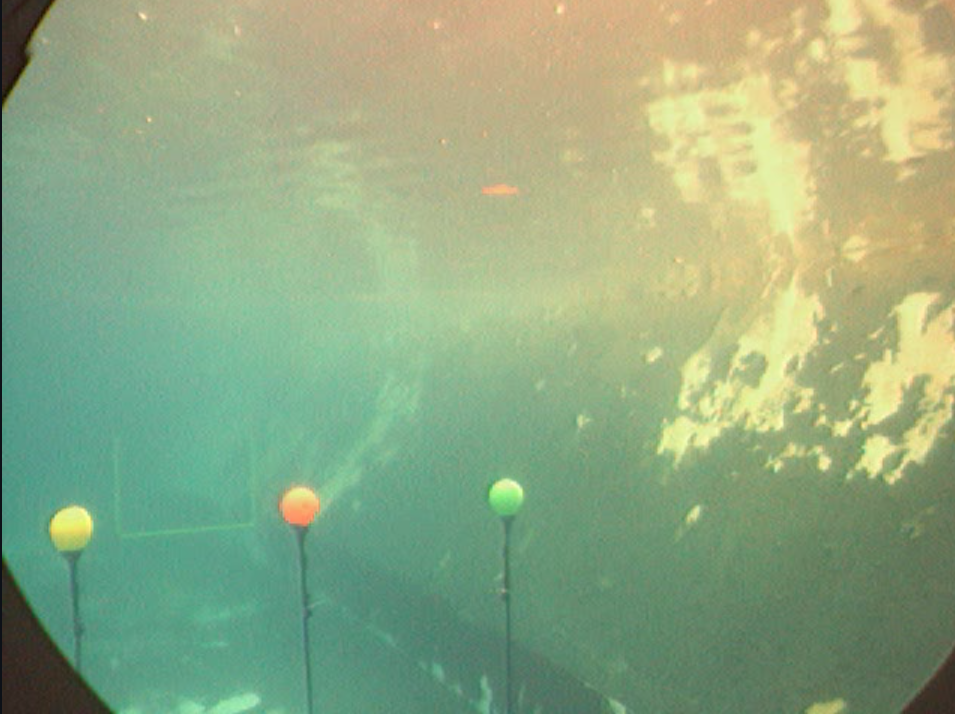
#> input picture SubjuGator/perception/subjugator_perception/nodes/test_images/buoys.png, 955 x 714 px
$ python red_buoy_detector.py
#> lines starting #> are read from the running program, lines starting #| are printed output that depends on the picture; after the words box and inside, x2 and y2 are one past the last pixel; in counts of white or black regions, pixels touching at a corner belong together
import cv2 as cv

# [8 lines of commented-out code are left out]


import cv2 as cv
import numpy as np

img = cv.imread("./test_images/buoys.png")
#> img is the input picture: shape (714, 955, 3); mean B, G, R 130.6, 169.2, 144.7
img = cv.resize(img, (960, 600))
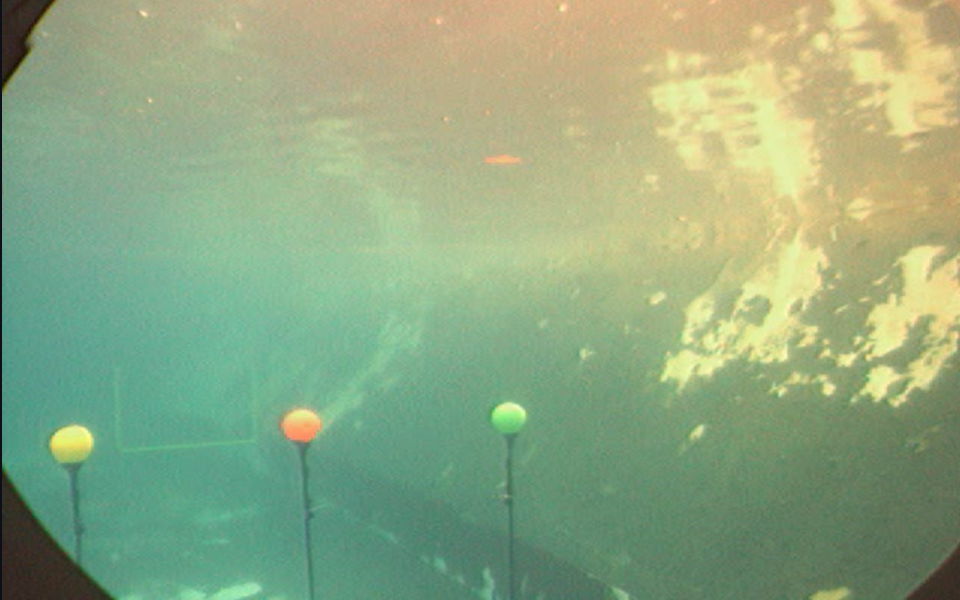
#> img: shape (600, 960, 3); mean B, G, R 130.5, 169.1, 144.6
mean = cv.mean(img)[0:3]
#> mean = (130.5, 169.1, 144.6)
average = np.full_like(img, (mean))
opposite = 255 - average
img_hsv = cv.cvtColor(img, cv.COLOR_BGR2HSV)
#> img_hsv: shape (600, 960, 3); mean H, S, V 50.8, 79.4, 173.4
opposite_hsv = cv.cvtColor(opposite, cv.COLOR_BGR2HSV)
#> opposite_hsv: shape (600, 960, 3); mean H, S, V 139, 80, 125
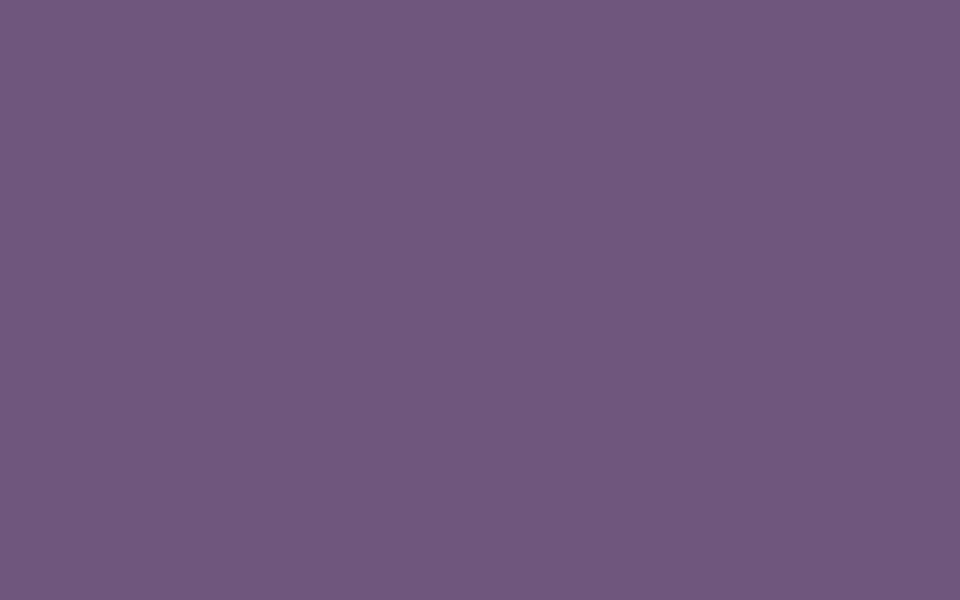
#> opposite: shape (600, 960, 3); mean of channels 0, 1, 2 125, 86, 111; drawn as B, G, R
img_hsv[:,:,0] = opposite_hsv[:,:,0]
#> img_hsv: shape (600, 960, 3); mean H, S, V 139, 79.4, 173.4
img_hsv[:,:,1] = opposite_hsv[:,:,1]
#> img_hsv: shape (600, 960, 3); mean H, S, V 139, 80, 173.4
img2 = cv.cvtColor(img_hsv, cv.COLOR_HSV2BGR)
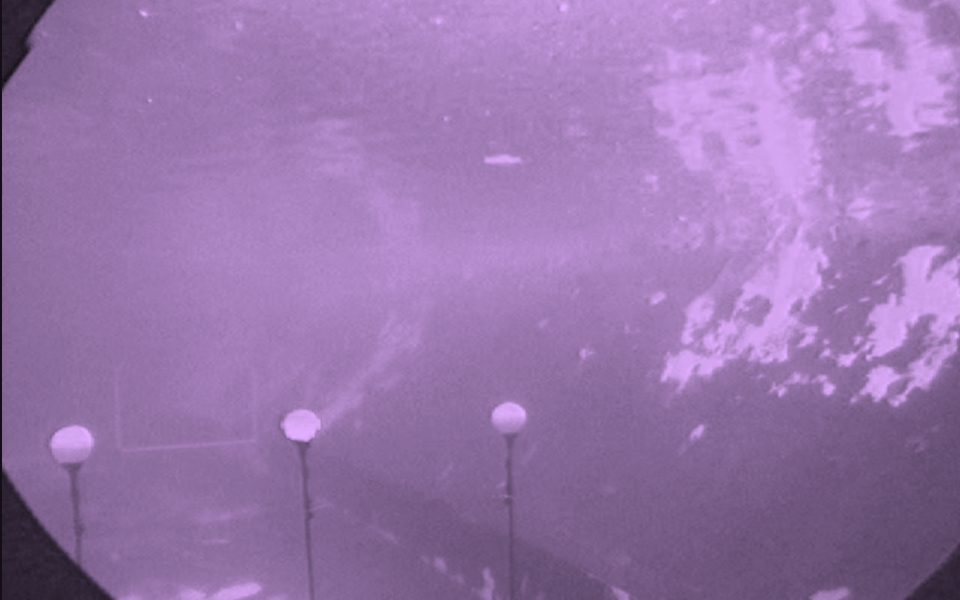
#> img2: shape (600, 960, 3); mean B, G, R 173.4, 118.5, 152.9
no_hue = cv.addWeighted(img2, 0.5, img, 0.5, 0)
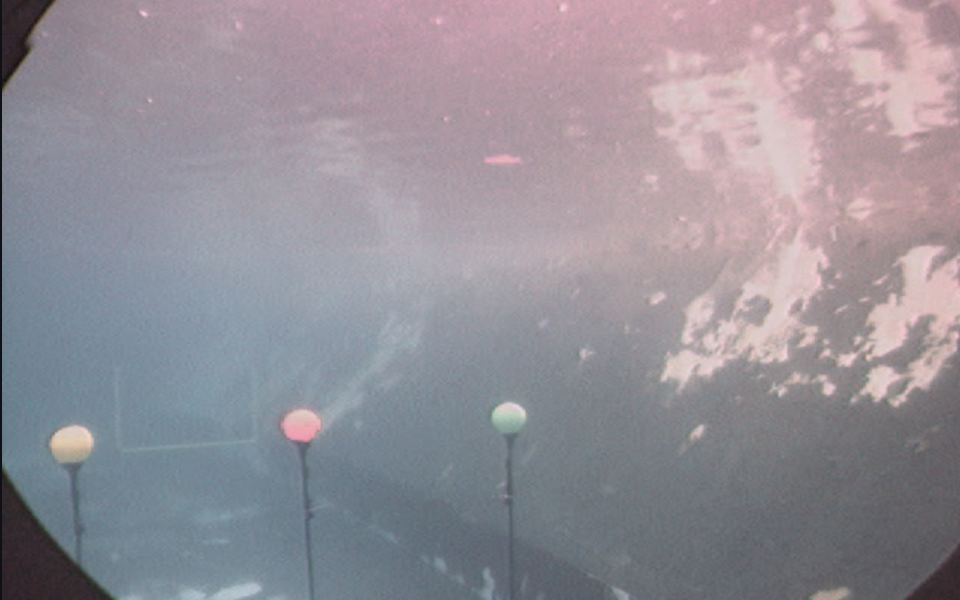
#> no_hue: shape (600, 960, 3); mean B, G, R 151.9, 143.8, 148.7

# blur and get edges from image with no hue
blur = cv.GaussianBlur(no_hue, (5, 5), 0)
edges = cv.Canny(blur, 70, 225)
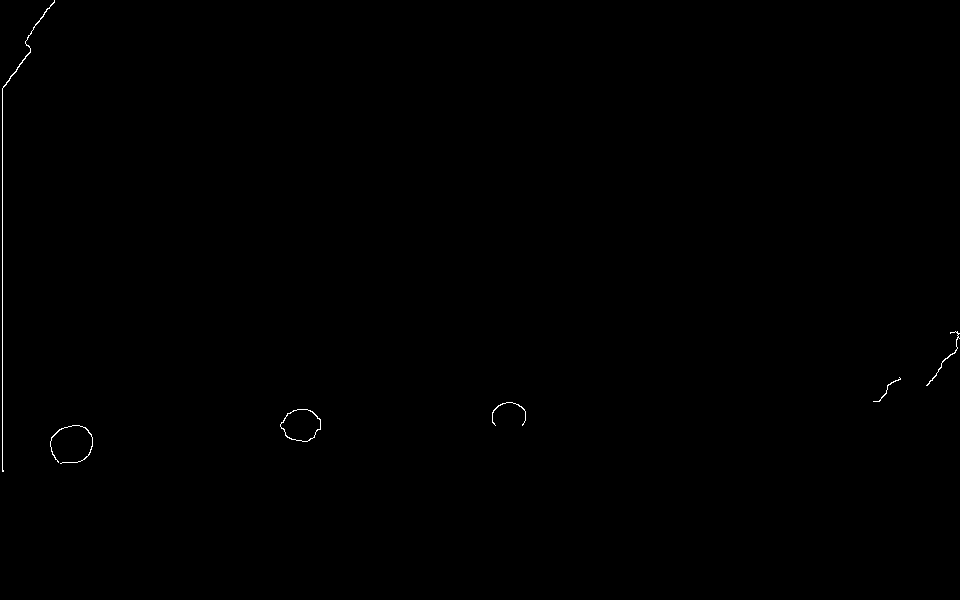
#> edges: shape (600, 960); 0.18% white in thin lines or dots, all inside (x1, y1, x2, y2) = (2, 0, 960, 472)

# detect circles, since there is only one buoy, we set minDist to 500 in order to prevent false circles
circles = cv.HoughCircles(edges, cv.HOUGH_GRADIENT, 1, 500, param1=100, param2=18, minRadius=5, maxRadius=500)
#> circles = [[73.5, 443.5, 19.9]]

# draw circles on result
if circles is not None:
    circles = np.round(circles[0, :]).astype("int")
#> circles = [[74, 444, 20]]

    for (x, y, r) in circles:
        cv.circle(img, (x, y), r, (0, 255, 0), 4)
#> this loop made 1 pass
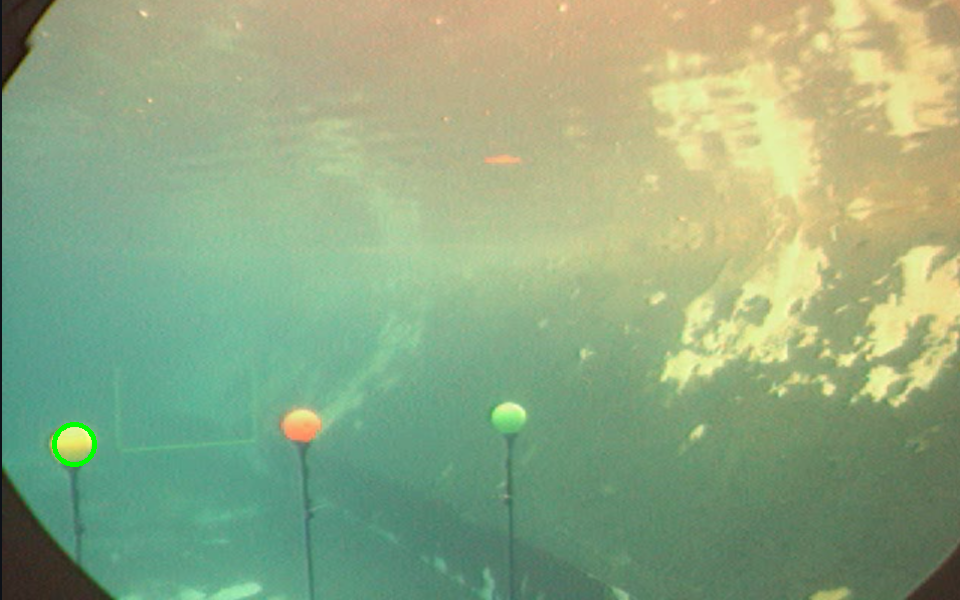
#> img: shape (600, 960, 3); 0.11% of pixels changed, all inside (x1, y1, x2, y2) = (52, 422, 97, 467)

cv.imshow('No hue', no_hue)
cv.imshow('Edges', edges)
cv.imshow('Result', img)
cv.waitKey(0)

$ run again, with SubjuGator/perception/subjugator_perception/nodes/test_images/ball1.png copied over SubjuGator/perception/subjugator_perception/nodes/test_images/buoys.png
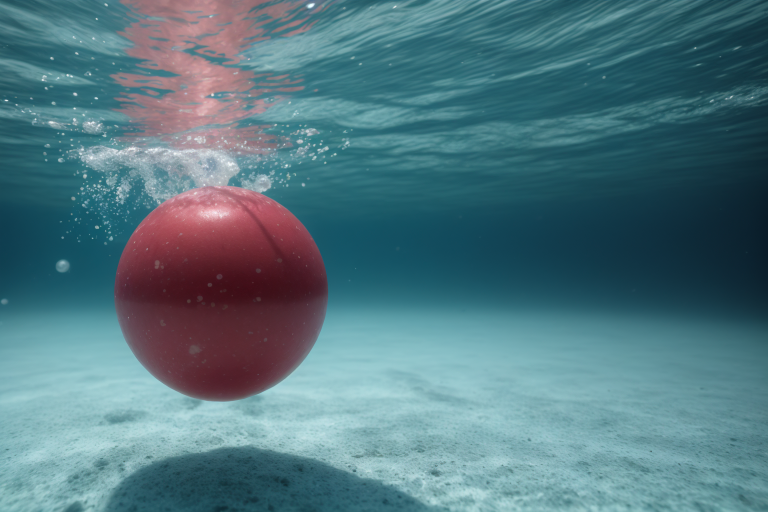
#> input picture SubjuGator/perception/subjugator_perception/nodes/test_images/ball1.png, 1536 x 1024 px (shown at 1/2 size)
#> img is the input picture: shape (1024, 1536, 3); mean B, G, R 128.2, 118.9, 82.1
#> mean = (128.1, 118.8, 82.01)
#> opposite_hsv: shape (600, 960, 3); mean H, S, V 7, 68, 173
#> `edges = cv.Canny(blur, 70, 225)`:
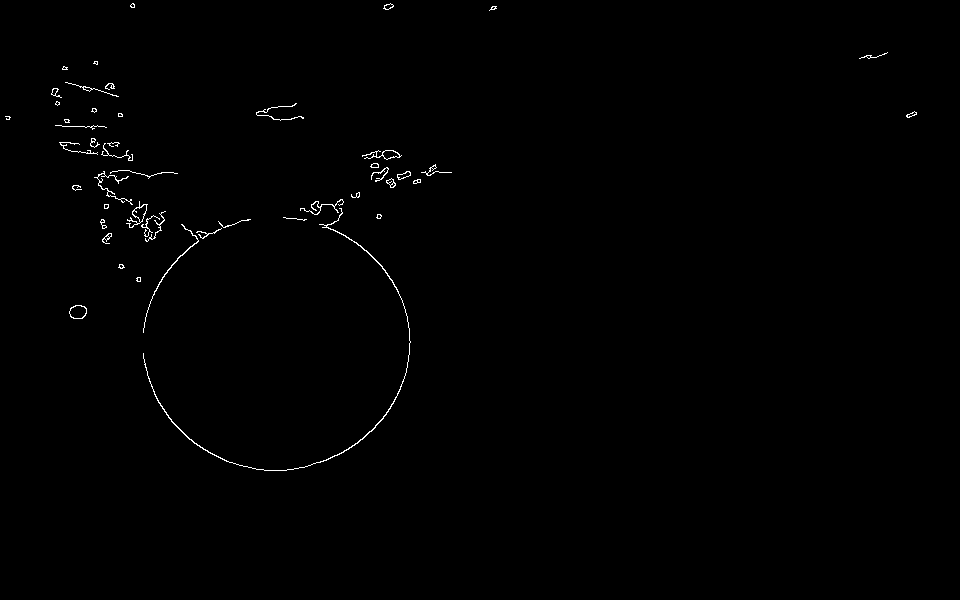
#> edges: shape (600, 960); 0.5% white in thin lines or dots, all inside (x1, y1, x2, y2) = (5, 3, 917, 471)
#> `circles = cv.HoughCircles(edges, cv.HOUGH_GRADIENT, 1, 500, param1=100..`: circles = [[275.5, 337.5, 133.1]]
#> `circles = np.round(circles[0, :]).astype("int")`: circles = [[276, 338, 133]]
#> the loop `for (x, y, r) in circles:` made 1 pass
#> after the loop `for (x, y, r) in circles:`:
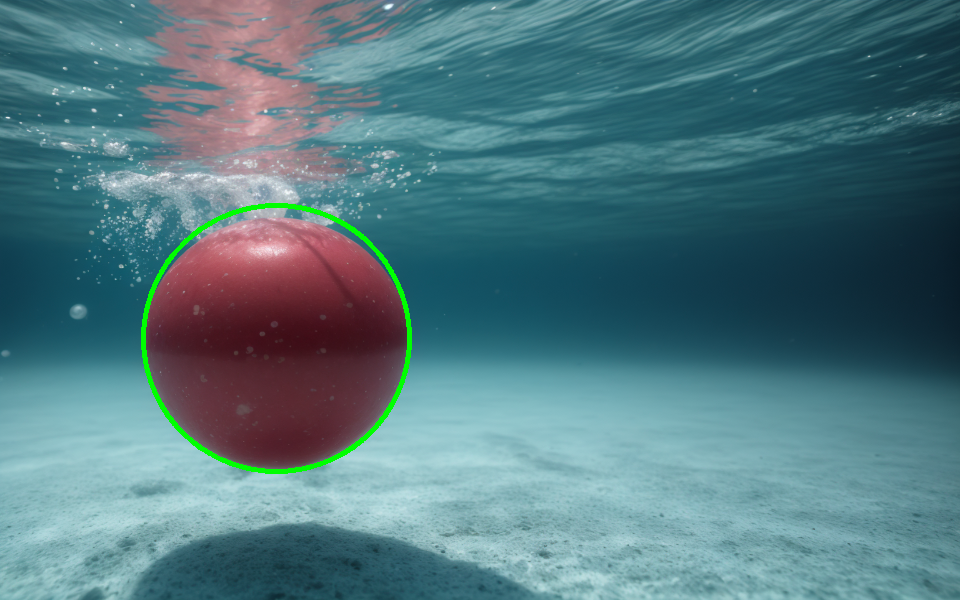
#> img: shape (600, 960, 3); mean B, G, R 127, 119.7, 81.3
